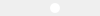
<?xml version="1.0" encoding="UTF-8"?>
<ui version="4.0">
 <class>Form</class>
 <widget class="QWidget" name="Form">
  <property name="geometry">
   <rect>
    <x>0</x>
    <y>0</y>
    <width>100</width>
    <height>16</height>
   </rect>
  </property>
  <property name="sizePolicy">
   <sizepolicy hsizetype="Preferred" vsizetype="Preferred">
    <horstretch>0</horstretch>
    <verstretch>0</verstretch>
   </sizepolicy>
  </property>
  <property name="windowTitle">
   <string>Form</string>
  </property>
  <layout class="QHBoxLayout" name="horizontalLayout">
   <property name="spacing">
    <number>0</number>
   </property>
   <property name="leftMargin">
    <number>10</number>
   </property>
   <property name="topMargin">
    <number>0</number>
   </property>
   <property name="rightMargin">
    <number>0</number>
   </property>
   <property name="bottomMargin">
    <number>0</number>
   </property>
   <item>
    <widget class="QFrame" name="circleFrame">
     <property name="sizePolicy">
      <sizepolicy hsizetype="Fixed" vsizetype="Fixed">
       <horstretch>0</horstretch>
       <verstretch>0</verstretch>
      </sizepolicy>
     </property>
     <property name="minimumSize">
      <size>
       <width>10</width>
       <height>10</height>
      </size>
     </property>
     <property name="styleSheet">
      <string notr="true">QFrame {
	background-color: rgb(255, 255, 255);
	border-radius: 5px;
	border-width: 0px;
}

QFrame:disabled {
	background-color: transparent;
}</string>
     </property>
     <property name="frameShape">
      <enum>QFrame::StyledPanel</enum>
     </property>
     <property name="frameShadow">
      <enum>QFrame::Raised</enum>
     </property>
    </widget>
   </item>
  </layout>
 </widget>
 <resources/>
 <connections/>
</ui>
